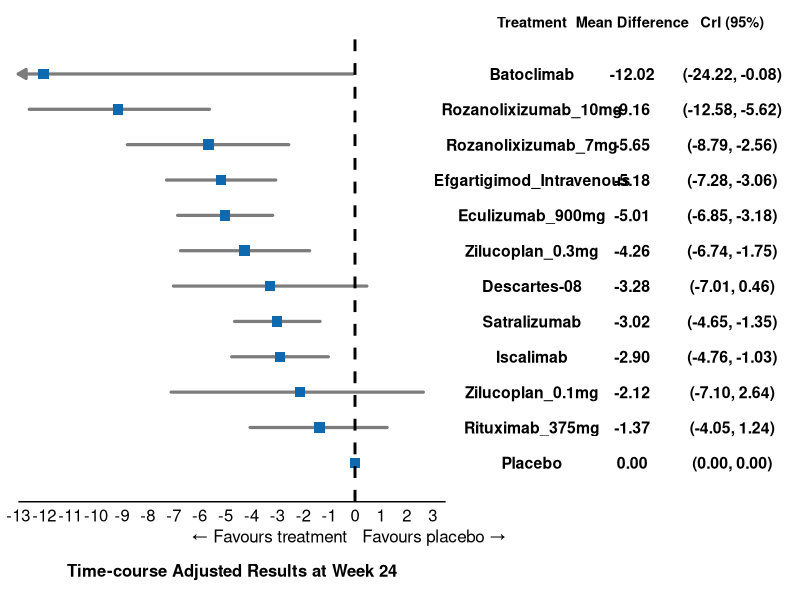
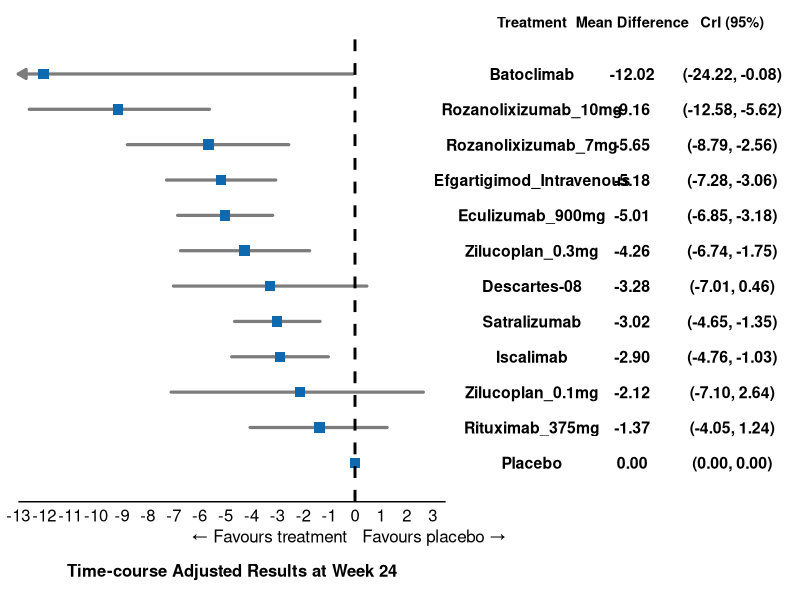

Here is the R script that generated these plots, in order:
library(tidyverse)
library(patchwork)

# suitably use setwd()
df <- openxlsx::read.xlsx("Table_07_MGC_score_change_from_baseline.xlsx")

# Preserve top-to-bottom order in the plot
df$Treatment <- factor(df$Treatment, levels = rev(df$Treatment))

# Label column combining MD and CrI, formatted with fixed decimals
df$MD_label  <- sprintf("%.2f", df$MD)
df$CrI_label <- sprintf("(%.2f, %.2f)", df$lower, df$upper)

# ---- Shared theme elements for row alignment ----
n <- nrow(df)

# ---- Axis limits & arrow logic ----
# Any CI that extends past these limits is truncated and gets an arrowhead
# on the truncated end(s) instead of running off the plot.
xlim_low  <- -13
xlim_high <- 3

df <- df %>%
  mutate(
    left_clip  = lower < xlim_low,
    right_clip = upper > xlim_high,
    seg_x      = ifelse(left_clip, xlim_low, lower),
    seg_xend   = ifelse(right_clip, xlim_high, upper)
  )

seg_none  <- filter(df, !left_clip & !right_clip)
seg_left  <- filter(df,  left_clip & !right_clip)
seg_right <- filter(df, !left_clip &  right_clip)
seg_both  <- filter(df,  left_clip &  right_clip)

arrow_spec <- function(ends) {
  arrow(angle = 30, length = unit(0.09, "inches"), ends = ends, type = "closed")
}

# ---- Forest plot (left panel)

p_forest <- ggplot(df, aes(x = MD, y = Treatment)) +
  # CI segments split by truncation status, each with the correct arrow ends
  geom_segment(
    data = seg_none,
    aes(x = seg_x, xend = seg_xend, y = Treatment, yend = Treatment),
    color = "#7C7C7C", linewidth = 1.1, lineend = "round"
  ) +
  geom_segment(
    data = seg_left,
    aes(x = seg_x, xend = seg_xend, y = Treatment, yend = Treatment),
    color = "#7C7C7C", linewidth = 1.1, lineend = "round", arrow = arrow_spec("first")
  ) +
  geom_segment(
    data = seg_right,
    aes(x = seg_x, xend = seg_xend, y = Treatment, yend = Treatment),
    color = "#7C7C7C", linewidth = 1.1, lineend = "round", arrow = arrow_spec("last")
  ) +
  geom_segment(
    data = seg_both,
    aes(x = seg_x, xend = seg_xend, y = Treatment, yend = Treatment),
    color = "#7C7C7C", linewidth = 1.1, lineend = "round", arrow = arrow_spec("both")
  ) +
  geom_point(size = 3.2, shape = 15, colour = "#0F69AF") +
  geom_vline(xintercept = 0,
             linetype = "dashed",
             color = "black",
             linewidth = 1) +
  annotate("text", x = 0, y = -0.15, label = "\u2190 Favours treatment",
           hjust = 1.05, vjust = 3, size = 4.3, color = "black") +
  annotate("text", x = 0, y = -0.15, label = "Favours placebo \u2192",
           hjust = -0.05, vjust = 3, size = 4.3, color = "black") +
  scale_x_continuous(
    breaks = seq(xlim_low, xlim_high, 1),
    limits = c(xlim_low, xlim_high + 0.5), # tweak
    expand = c(0, 0)
  ) +
  # Lock the y-axis order explicitly. Without this, splitting the CI lines
  # into several geom_segment() layers (one per clip scenario) can cause
  # ggplot to reorder the discrete y-axis based on which layer first
  # introduces each treatment, since each layer only holds a subset of rows.
  scale_y_discrete(limits = levels(df$Treatment), drop = FALSE) +
  labs(x = "Time-course Adjusted Results at Week 24", y = NULL) +
  coord_cartesian(ylim = c(0.5, n + 0.5), clip = "off") +
  theme_minimal(base_size = 11) +
  theme(
    panel.grid.minor = element_blank(),
    panel.grid.major.y = element_blank(),
    panel.grid.major.x = element_blank(),
    axis.text.y = element_blank(),
    axis.ticks.y = element_blank(),
    axis.text.x = element_text(size = 12, color = "black"),
    axis.line.x = element_line(),
    axis.title.x = element_text(size = 12, face = "bold", margin = margin(t = 16), vjust = -3),
    plot.margin = margin(t = 5, r = 4, b = 20, l = 5),
    plot.background  = element_blank(),
    panel.background = element_blank(),
    legend.background = element_blank(),
    legend.box.background = element_blank()
  )

# ---- Table panel (right side): Treatment | Mean Difference | CrI (95%) ----
# Build a long-format data frame so all three "columns" share the same y-axis
# and therefore stay row-aligned with the forest plot via patchwork.

tbl <- data.frame(
  Treatment = rep(df$Treatment, 3),
  col = factor(rep(c("Treatment", "Mean Difference", "CrI (95%)"), each = n),
               levels = c("Treatment", "Mean Difference", "CrI (95%)")),
  label = c(as.character(df$Treatment), df$MD_label, df$CrI_label)
)

p_table <- ggplot(tbl, aes(x = col, y = Treatment, label = label)) +
  geom_text(size = 4.0, color = "black", hjust = 0.5, fontface = "bold") +
  scale_x_discrete(position = "top") +
  scale_y_discrete(limits = levels(df$Treatment), drop = FALSE) +
  coord_cartesian(ylim = c(0.5, n + 0.5), clip = "off") +
  theme_void(base_size = 11) +
  theme(
    axis.text.x.top = element_text(size = 10.5, face = "bold", color = "black",
                                   margin = margin(b = 4)),
    plot.margin = margin(t = 5, r = 0, b = 10, l = 15)
  )

# ---- Combine: forest plot (left) + table (right), rows aligned ----
final_plot <- p_forest + p_table +
  plot_layout(widths = c(1, 0.75)) + # tweak
  plot_annotation(
    theme = theme(
      plot.background = element_rect(
        fill = "transparent",
        colour = NA
      ),
      panel.background = element_rect(
        fill = "transparent",
        colour = NA
      )
    )
  )

final_plot

# suitably use setwd()
ggsave("FP_07_MGC_score_change_from_baseline.png",
       final_plot,
       width = 12,
       height = 5.5,
       dpi = 2000,
       bg = "transparent")
